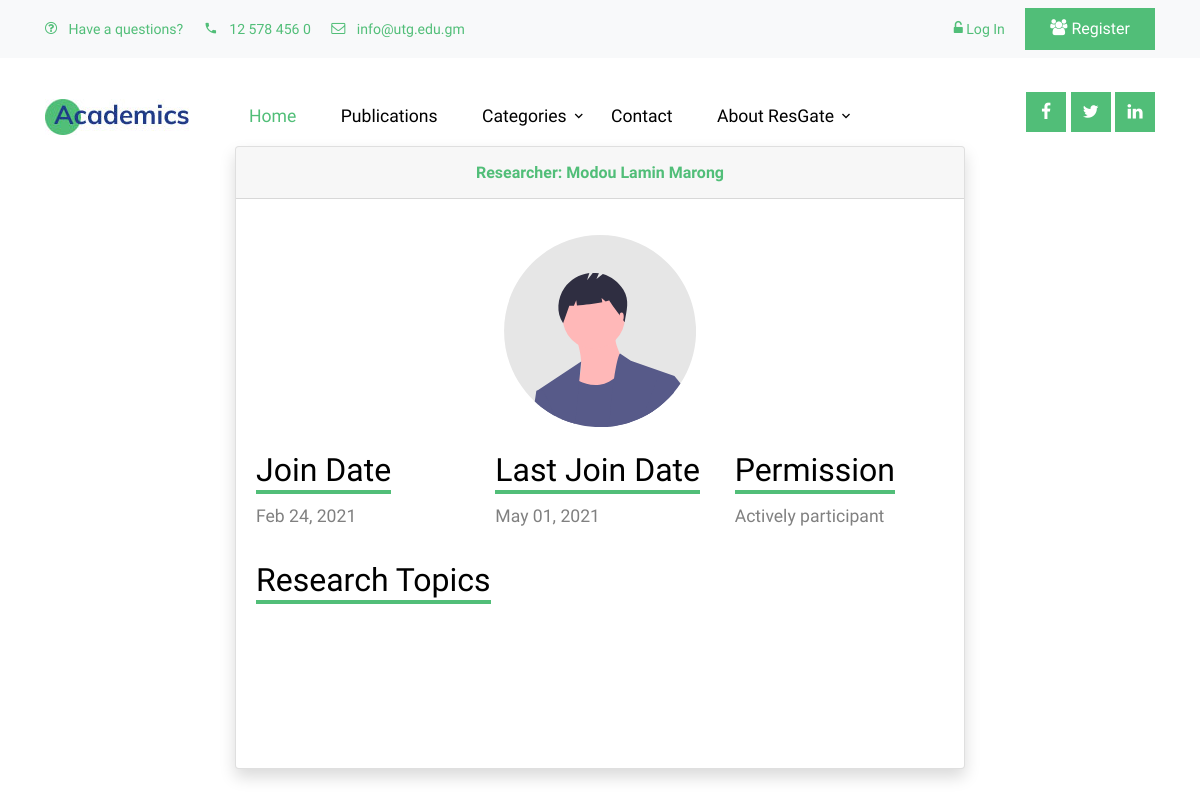
The page /researchgate/views/details/details.php?resInfo=10 on the database its author committed.
### tables this page shows
CREATE TABLE `researchers` (
  `id` int(11) NOT NULL,
  `full_name` varchar(100) NOT NULL,
  `email` varchar(100) NOT NULL,
  `password` varchar(255) NOT NULL,
  `role` varchar(15) NOT NULL DEFAULT 'researcher',
  `status` tinyint(4) NOT NULL DEFAULT 0,
  `join_data` timestamp NULL DEFAULT current_timestamp(),
  `last_login` varchar(25) DEFAULT NULL,
  `permitted` tinyint(4) NOT NULL DEFAULT 0,
  `deleted` tinyint(4) NOT NULL DEFAULT 0
);

### researchgate/function/helpers.php (called while the page is built, shortened)
<?php
function sanitize($dirty)
{
    return htmlentities($dirty, ENT_QUOTES, "UTF-8");
}
function month_day_year_formate($date)
{
    return date("M d, Y", strtotime($date));
}

### researchgate/views/details/details.php (the view, shortened to what this page needs)
<?php
require_once $_SERVER['DOCUMENT_ROOT'] . '/researchgate/core/db.php';
include(ROOT . DS . "core" . DS . "head.php");
include(ROOT . DS . "views" . DS . "top-nav" . DS . "slide-nav.php");
include(ROOT . DS . "views" . DS . "top-nav" . DS . "nav-list.php");
if ($_SERVER['REQUEST_METHOD'] == 'GET') {
    $id = (int)sanitize($_GET['resInfo']);
    $sql = mysqli_fetch_assoc($db->query("SELECT * FROM `researchers` WHERE id ='{$id}'"));
?>
    <div class="site-section">
        <div class="container">
            <div class="row justify-content-center">
                <div class="col-md-8">
                    <div class="card shadow mb-4">
                        <div class="card-header py-3">
                            <h6 class="m-0 font-weight-bold text-primary text-center">Researcher: <?= $sql['full_name']; ?></h6>
                        </div>
                        <div class="card-body">
                            <div class="text-center">
                                <img class="img-fluid px-3 px-sm-4 mt-3 mb-4" style="width: 15rem;" src="<?= PROOT ?>admin/img/undraw_profile.svg" alt="">
                            </div>
                            <div class="row">
                                <div class="col-md-4">
                                    <h2 class="section-title-underline">
                                        <span>Join Date</span>
                                    </h2>
                                    <?= month_day_year_formate($sql['join_data']) ?>
                                </div>
                                <div class="col-md-4">
                                    <h2 class="section-title-underline">
                                        <span>Last Join Date</span>
                                    </h2>
                                    <?= month_day_year_formate($sql['last_login']) ?>
                                </div>
                                <div class="col-md-4">
                                    <h2 class="section-title-underline">
                                        <span>Permission</span>
                                    </h2>
                                    <?php if ($sql['permitted'] == 1) : ?>
                                        Actively participant
                                    <?php else : ?>
                                        Not participant on resGate
                                    <?php endif; ?>
                                </div>
                            </div><br>
                            <div class="row mb-5 justify-content-center">
                                <div class="col-lg-12 mb-5">
                                    <h2 class="section-title-underline mb-5">
                                        <span>Research Topics</span>
                                    </h2>
                                </div>
                            </div>
                        </div>
                    </div>
                </div>
            </div>
        </div>
    </div>
<?php }
?>

### researchgate/core/head.php (shortened to what this page needs)
<!DOCTYPE html>
<html lang="en">
<head>
    <link rel="stylesheet" href="<?= PROOT ?>fonts/icomoon/style.css">
    <link rel="stylesheet" href="<?= PROOT ?>css/bootstrap.min.css">
    <link rel="stylesheet" href="<?= PROOT ?>css/jquery-ui.css">
    <link rel="stylesheet" href="<?= PROOT ?>css/owl.carousel.min.css">
    <link rel="stylesheet" href="<?= PROOT ?>css/owl.theme.default.min.css">
    <link rel="stylesheet" href="<?= PROOT ?>css/owl.theme.default.min.css">
    <link rel="stylesheet" href="<?= PROOT ?>css/jquery.fancybox.min.css">
    <link rel="stylesheet" href="<?= PROOT ?>css/bootstrap-datepicker.css">
    <link rel="stylesheet" href="<?= PROOT ?>fonts/flaticon/font/flaticon.css">
    <link rel="stylesheet" href="<?= PROOT ?>css/aos.css">
    <link href="<?= PROOT ?>css/jquery.mb.YTPlayer.min.css" media="all" rel="stylesheet" type="text/css">
    <link rel="stylesheet" href="<?= PROOT ?>css/style.css">
</head>
<body data-spy="scroll" data-target=".site-navbar-target" data-offset="300">

### researchgate/views/top-nav/slide-nav.php (shortened to what this page needs)
<div class="site-wrap">
    <div class="py-2 bg-light">
        <div class="container">
            <div class="row align-items-center">
                <div class="col-lg-9 d-none d-lg-block">
                    <a href="#" class="small mr-3"><span class="icon-question-circle-o mr-2"></span> Have a questions?</a>
                    <a href="#" class="small mr-3"><span class="icon-phone2 mr-2"></span> 12 578 456 0</a>
                    <a href="#" class="small mr-3"><span class="icon-envelope-o mr-2"></span> info@utg.edu.gm</a>
                </div>
                <div class="col-lg-3 text-right">
                    <a href="<?= PROOT ?>views/components/login-redirect.php" class="small mr-3"><span class="icon-unlock-alt"></span> Log In</a>
                    <a href="<?= PROOT ?>admin/researcher/components/register-researcher.php" class="small btn btn-primary px-4 py-2 rounded-0"><span class="icon-users"></span> Register</a>
                </div>
            </div>
        </div>
    </div>

### researchgate/views/top-nav/nav-list.php (shortened to what this page needs)
<header class="site-navbar py-4 js-sticky-header site-navbar-target" role="banner">
    <div class="container">
        <div class="d-flex align-items-center">
            <div class="site-logo">
                <a href="<?PROOT?>admin/publisher/index.php" class="d-block">
                    <img src="<?= PROOT ?>images/logo.jpg" alt="Image" class="img-fluid">
                </a>
            </div>
            <div class="mr-auto">
                <nav class="site-navigation position-relative text-right" role="navigation">
                    <ul class="site-menu main-menu js-clone-nav mr-auto d-none d-lg-block">
                        <li class="active">
                            <a href="<?= PROOT ?>index.php" class="nav-link text-left">Home</a>
                        </li>
                        <li>
                            <a href="<?= PROOT ?>views/components/publications.php" class="nav-link text-left">Publications</a>
                        </li>
                        <li class="has-children">
                            <a href="about.html" class="nav-link text-left">Categories</a>
                        </li>
                        <li>
                            <a href="#" class="nav-link text-left">Contact</a>
                        </li>
                        <li class="has-children">
                            <a href="#" class="nav-link text-left">About ResGate</a>
                        </li>
                    </ul>
                </nav>
            </div>
            <div class="ml-auto">
                <div class="social-wrap">
                    <a href="#"><span class="icon-facebook"></span></a>
                    <a href="#"><span class="icon-twitter"></span></a>
                    <a href="#"><span class="icon-linkedin"></span></a>
                </div>
            </div>
        </div>
    </div>
</header>

### researchgate/css/style.css (style rules this page uses)
body { line-height: 1.7; color: gray; font-weight: 300; font-size: 1.1rem; }
a { -webkit-transition: .3s all ease; -o-transition: .3s all ease; transition: .3s all ease; }
h1, h2, h3, h4, h5, .h1, .h2, .h3, .h4, .h5 { font-family: "Muli", -apple-system, BlinkMacSystemFont, "Segoe UI", Roboto, "Helvetica Neue", Arial, sans-serif, "Apple Color Emoji", "Segoe UI Emoji", "Segoe UI Symbol", "Noto Color Emoji"; }
.site-wrap:before { display: none; -webkit-transition: .3s all ease-in-out; -o-transition: .3s all ease-in-out; transition: .3s all ease-in-out; background: rgba(0, 0, 0, 0.6); content: ""; position: absolute; z-index: 2000; top: 0; left: 0; right: 0; bottom: 0; opacity: 0; visibility: hidden; }
.site-section { padding: 2.5em 0; }
@media (min-width: 768px) { .site-section { padding: 5em 0; } }
.site-logo { position: relative; font-weight: 900; font-size: 1.3rem; }
.site-logo a { color: #000; }
.site-navbar { margin-bottom: 0px; z-index: 1999; position: absolute; width: 100%; }
.site-navbar .site-navigation .site-menu { margin-bottom: 0; }
.site-navbar .site-navigation .site-menu .active > a { color: #51be78; display: inline-block; padding: 5px 20px; }
.site-navbar .site-navigation .site-menu a { text-decoration: none !important; display: inline-block; }
.site-navbar .site-navigation .site-menu > li { display: inline-block; }
.site-navbar .site-navigation .site-menu > li > a { padding: 20px 20px; color: #000; display: inline-block; text-decoration: none !important; }
.site-navbar .site-navigation .site-menu .has-children { position: relative; }
.site-navbar .site-navigation .site-menu .has-children > a { position: relative; padding-right: 20px; }
.site-navbar .site-navigation .site-menu .has-children > a:before { position: absolute; content: "\e313"; font-size: 16px; top: 50%; right: 0; -webkit-transform: translateY(-50%); -ms-transform: translateY(-50%); transform: translateY(-50%); font-family: 'icomoon'; }
.section-title-underline { color: #000; }
.section-title-underline span { display: inline-block; border-bottom: 4px solid #51be78; }
.social-wrap a { display: inline-block; width: 40px; height: 40px; background: #51be78; position: relative; }
.social-wrap a > span { position: absolute; color: #fff; left: 50%; top: 50%; -webkit-transform: translate(-50%, -50%); -ms-transform: translate(-50%, -50%); transform: translate(-50%, -50%); }

### rows shown on the page
researchers: full_name "Modou Lamin Marong", join_data "Feb 24, 2021", last_login "May 01, 2021"
